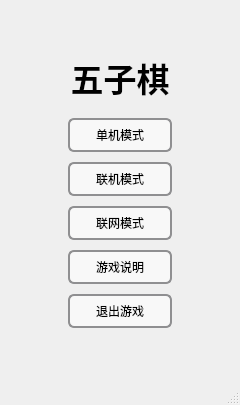
<?xml version="1.0" encoding="UTF-8"?>
<ui version="4.0">
 <class>MenuWindow</class>
 <widget class="QMainWindow" name="MenuWindow">
  <property name="geometry">
   <rect>
    <x>0</x>
    <y>0</y>
    <width>240</width>
    <height>405</height>
   </rect>
  </property>
  <property name="sizePolicy">
   <sizepolicy hsizetype="Fixed" vsizetype="Minimum">
    <horstretch>0</horstretch>
    <verstretch>0</verstretch>
   </sizepolicy>
  </property>
  <property name="minimumSize">
   <size>
    <width>240</width>
    <height>405</height>
   </size>
  </property>
  <property name="maximumSize">
   <size>
    <width>240</width>
    <height>405</height>
   </size>
  </property>
  <property name="windowTitle">
   <string>Menu</string>
  </property>
  <property name="styleSheet">
   <string notr="true">QWidget#centralwidget{
background-image: url(:/img/resource/bg/menuBG.jpeg);
}
QMainWindow#MenuWindow{
background-image: url(:/img/resource/bg/menuBG.jpeg);
}</string>
  </property>
  <widget class="QWidget" name="centralwidget">
   <property name="sizePolicy">
    <sizepolicy hsizetype="Fixed" vsizetype="Fixed">
     <horstretch>0</horstretch>
     <verstretch>0</verstretch>
    </sizepolicy>
   </property>
   <property name="minimumSize">
    <size>
     <width>240</width>
     <height>360</height>
    </size>
   </property>
   <property name="maximumSize">
    <size>
     <width>240</width>
     <height>360</height>
    </size>
   </property>
   <property name="styleSheet">
    <string notr="true"/>
   </property>
   <layout class="QVBoxLayout" name="verticalLayout_3">
    <item>
     <widget class="QWidget" name="widget" native="true">
      <property name="sizePolicy">
       <sizepolicy hsizetype="Expanding" vsizetype="Expanding">
        <horstretch>0</horstretch>
        <verstretch>0</verstretch>
       </sizepolicy>
      </property>
      <property name="styleSheet">
       <string notr="true"> QPushButton {
     border: 2px solid #8f8f91;
     border-radius: 6px;
     background-color: rgba(255,255,255,150);
     min-width: 100px;
	 min-height:30px;
	 max-width:100px;
     max-height:30px;
 }
 QPushButton:pressed {
     background-color: qlineargradient(x1: 0, y1: 0, x2: 0, y2: 1,
                                       stop: 0 #dadbde, stop: 1 #f6f7fa);
 }

 QPushButton:flat {
     border: none; /* no border for a flat push button */
 }

 QPushButton:default {
     border-color: navy; /* make the default button prominent */
 }</string>
      </property>
      <layout class="QVBoxLayout" name="verticalLayout">
       <item>
        <spacer name="verticalSpacer_3">
         <property name="orientation">
          <enum>Qt::Vertical</enum>
         </property>
         <property name="sizeType">
          <enum>QSizePolicy::Preferred</enum>
         </property>
         <property name="sizeHint" stdset="0">
          <size>
           <width>20</width>
           <height>30</height>
          </size>
         </property>
        </spacer>
       </item>
       <item>
        <widget class="QLabel" name="label">
         <property name="minimumSize">
          <size>
           <width>0</width>
           <height>50</height>
          </size>
         </property>
         <property name="maximumSize">
          <size>
           <width>16777215</width>
           <height>50</height>
          </size>
         </property>
         <property name="font">
          <font>
           <family>Adobe 明體 Std L</family>
           <pointsize>25</pointsize>
           <weight>75</weight>
           <italic>false</italic>
           <bold>true</bold>
          </font>
         </property>
         <property name="text">
          <string>五子棋</string>
         </property>
         <property name="alignment">
          <set>Qt::AlignCenter</set>
         </property>
        </widget>
       </item>
       <item>
        <spacer name="verticalSpacer">
         <property name="orientation">
          <enum>Qt::Vertical</enum>
         </property>
         <property name="sizeType">
          <enum>QSizePolicy::Preferred</enum>
         </property>
         <property name="sizeHint" stdset="0">
          <size>
           <width>20</width>
           <height>6</height>
          </size>
         </property>
        </spacer>
       </item>
       <item>
        <layout class="QHBoxLayout" name="horizontalLayout">
         <item>
          <spacer name="horizontalSpacer">
           <property name="orientation">
            <enum>Qt::Horizontal</enum>
           </property>
           <property name="sizeHint" stdset="0">
            <size>
             <width>40</width>
             <height>20</height>
            </size>
           </property>
          </spacer>
         </item>
         <item>
          <widget class="QPushButton" name="singleModelPushButton">
           <property name="sizePolicy">
            <sizepolicy hsizetype="Fixed" vsizetype="Fixed">
             <horstretch>0</horstretch>
             <verstretch>0</verstretch>
            </sizepolicy>
           </property>
           <property name="minimumSize">
            <size>
             <width>104</width>
             <height>34</height>
            </size>
           </property>
           <property name="styleSheet">
            <string notr="true"/>
           </property>
           <property name="text">
            <string>单机模式</string>
           </property>
          </widget>
         </item>
         <item>
          <spacer name="horizontalSpacer_2">
           <property name="orientation">
            <enum>Qt::Horizontal</enum>
           </property>
           <property name="sizeHint" stdset="0">
            <size>
             <width>40</width>
             <height>20</height>
            </size>
           </property>
          </spacer>
         </item>
        </layout>
       </item>
       <item>
        <layout class="QHBoxLayout" name="horizontalLayout_2">
         <item>
          <spacer name="horizontalSpacer_3">
           <property name="orientation">
            <enum>Qt::Horizontal</enum>
           </property>
           <property name="sizeHint" stdset="0">
            <size>
             <width>40</width>
             <height>20</height>
            </size>
           </property>
          </spacer>
         </item>
         <item>
          <widget class="QPushButton" name="ptopPushButton">
           <property name="minimumSize">
            <size>
             <width>104</width>
             <height>34</height>
            </size>
           </property>
           <property name="maximumSize">
            <size>
             <width>104</width>
             <height>34</height>
            </size>
           </property>
           <property name="text">
            <string>联机模式</string>
           </property>
          </widget>
         </item>
         <item>
          <spacer name="horizontalSpacer_4">
           <property name="orientation">
            <enum>Qt::Horizontal</enum>
           </property>
           <property name="sizeHint" stdset="0">
            <size>
             <width>40</width>
             <height>20</height>
            </size>
           </property>
          </spacer>
         </item>
        </layout>
       </item>
       <item>
        <layout class="QHBoxLayout" name="horizontalLayout_4">
         <item>
          <spacer name="horizontalSpacer_7">
           <property name="orientation">
            <enum>Qt::Horizontal</enum>
           </property>
           <property name="sizeHint" stdset="0">
            <size>
             <width>40</width>
             <height>20</height>
            </size>
           </property>
          </spacer>
         </item>
         <item>
          <widget class="QPushButton" name="netClientPushButton">
           <property name="minimumSize">
            <size>
             <width>104</width>
             <height>34</height>
            </size>
           </property>
           <property name="maximumSize">
            <size>
             <width>104</width>
             <height>34</height>
            </size>
           </property>
           <property name="text">
            <string>联网模式</string>
           </property>
          </widget>
         </item>
         <item>
          <spacer name="horizontalSpacer_8">
           <property name="orientation">
            <enum>Qt::Horizontal</enum>
           </property>
           <property name="sizeHint" stdset="0">
            <size>
             <width>40</width>
             <height>20</height>
            </size>
           </property>
          </spacer>
         </item>
        </layout>
       </item>
       <item>
        <layout class="QHBoxLayout" name="horizontalLayout_3">
         <item>
          <spacer name="horizontalSpacer_5">
           <property name="orientation">
            <enum>Qt::Horizontal</enum>
           </property>
           <property name="sizeHint" stdset="0">
            <size>
             <width>40</width>
             <height>20</height>
            </size>
           </property>
          </spacer>
         </item>
         <item>
          <widget class="QPushButton" name="aboutGamePushButton">
           <property name="minimumSize">
            <size>
             <width>104</width>
             <height>34</height>
            </size>
           </property>
           <property name="maximumSize">
            <size>
             <width>104</width>
             <height>34</height>
            </size>
           </property>
           <property name="text">
            <string>游戏说明</string>
           </property>
          </widget>
         </item>
         <item>
          <spacer name="horizontalSpacer_6">
           <property name="orientation">
            <enum>Qt::Horizontal</enum>
           </property>
           <property name="sizeHint" stdset="0">
            <size>
             <width>40</width>
             <height>20</height>
            </size>
           </property>
          </spacer>
         </item>
        </layout>
       </item>
       <item>
        <layout class="QHBoxLayout" name="horizontalLayout_5">
         <item>
          <spacer name="horizontalSpacer_10">
           <property name="orientation">
            <enum>Qt::Horizontal</enum>
           </property>
           <property name="sizeHint" stdset="0">
            <size>
             <width>40</width>
             <height>20</height>
            </size>
           </property>
          </spacer>
         </item>
         <item>
          <widget class="QPushButton" name="closeGamePushButton">
           <property name="minimumSize">
            <size>
             <width>104</width>
             <height>34</height>
            </size>
           </property>
           <property name="maximumSize">
            <size>
             <width>104</width>
             <height>34</height>
            </size>
           </property>
           <property name="text">
            <string>退出游戏</string>
           </property>
          </widget>
         </item>
         <item>
          <spacer name="horizontalSpacer_9">
           <property name="orientation">
            <enum>Qt::Horizontal</enum>
           </property>
           <property name="sizeHint" stdset="0">
            <size>
             <width>40</width>
             <height>20</height>
            </size>
           </property>
          </spacer>
         </item>
        </layout>
       </item>
       <item>
        <spacer name="verticalSpacer_2">
         <property name="orientation">
          <enum>Qt::Vertical</enum>
         </property>
         <property name="sizeType">
          <enum>QSizePolicy::Preferred</enum>
         </property>
         <property name="sizeHint" stdset="0">
          <size>
           <width>20</width>
           <height>4</height>
          </size>
         </property>
        </spacer>
       </item>
      </layout>
     </widget>
    </item>
   </layout>
  </widget>
  <widget class="QMenuBar" name="menubar">
   <property name="geometry">
    <rect>
     <x>0</x>
     <y>0</y>
     <width>240</width>
     <height>23</height>
    </rect>
   </property>
  </widget>
  <widget class="QStatusBar" name="statusbar"/>
 </widget>
 <resources/>
 <connections/>
</ui>
